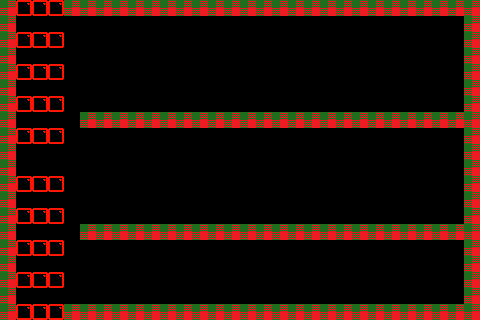

This game map was drawn from its Tiled (.tmx) file and the tilesets committed beside it. A one-line description and the trimmed map source follow:
An orthogonal 30x20 tile map with 16x16 px tiles, 2 tile layers (bricks, solidbricks), 4 tilesets and 20 objects (6x runningChaserEnemySpawnPoint, 6x PowerUpSpawnPoint, 3x StarInGameCurrency, TimeBomb, diagonalFlyerSpawnPoint, ...).

<map version="1.0" orientation="orthogonal" width="30" height="20" tilewidth="16" tileheight="16">
 <tileset firstgid="1" name="TileSetTemplate" tilewidth="16" tileheight="16">
  <image source="TileSetTemplate.png" width="64" height="64" />
 </tileset>
 <tileset firstgid="17" name="TileSetTemplateSolid" tilewidth="16" tileheight="16">
  <image source="TileSetTemplateSolid.png" width="64" height="64" />
 </tileset>
 <tileset firstgid="33" name="Tile N (1)" tilewidth="16" tileheight="16">
  <image source="Tile N (1).png" width="16" height="16" />
 </tileset>
 <tileset firstgid="34" name="Tile 1 Red" tilewidth="16" tileheight="16">
  <image source="Tile 1 Red.png" width="16" height="16" />
 </tileset>
 <layer name="bricks" width="30" height="20">
  <data>[600 cells, 30 non-empty, 1 distinct tile ids]</data>
 </layer>
 <layer name="solidbricks" width="30" height="20">
  <data>[600 cells, 138 non-empty, 1 distinct tile ids]</data>
 </layer>
 <objectgroup name="Objects" width="30" height="20">
  <object x="441" y="107" height="1" />
  <object name="runningChaserEnemySpawnPoint" x="450" y="98">
   <properties>
    <property name="WalkRightFirst" value="YES" />
    <property name="runningChaserEnemySpawnPoint" value="1" />
   </properties>
  </object>
  <object name="runningChaserEnemySpawnPoint" x="98" y="97">
   <properties>
    <property name="WalkRightFirst" value="YES" />
    <property name="runningChaserEnemySpawnPoint" value="1" />
   </properties>
  </object>
  <object name="StarInGameCurrency" x="451" y="51">
   <properties>
    <property name="StarInGameCurrency" value="1" />
   </properties>
  </object>
  <object name="StarInGameCurrency" x="273" y="56">
   <properties>
    <property name="StarInGameCurrency" value="1" />
   </properties>
  </object>
  <object name="TimeBomb" x="450" y="149">
   <properties>
    <property name="TimeBomb" value="1" />
   </properties>
  </object>
  <object name="StarInGameCurrency" x="273" y="148">
   <properties>
    <property name="StarInGameCurrency" value="1" />
   </properties>
  </object>
  <object name="runningChaserEnemySpawnPoint" x="449" y="209">
   <properties>
    <property name="WalkRightFirst" value="NO" />
    <property name="runningChaserEnemySpawnPoint" value="1" />
   </properties>
  </object>
  <object name="runningChaserEnemySpawnPoint" x="272" y="209">
   <properties>
    <property name="WalkRightFirst" value="NO" />
    <property name="runningChaserEnemySpawnPoint" value="1" />
   </properties>
  </object>
  <object name="runningChaserEnemySpawnPoint" x="273" y="98">
   <properties>
    <property name="WalkRightFirst" value="YES" />
    <property name="runningChaserEnemySpawnPoint" value="1" />
   </properties>
  </object>
  <object name="runningChaserEnemySpawnPoint" x="92" y="210">
   <properties>
    <property name="WalkRightFirst" value="NO" />
    <property name="runningChaserEnemySpawnPoint" value="1" />
   </properties>
  </object>
  <object name="diagonalFlyerSpawnPoint" x="440" y="272">
   <properties>
    <property name="diagonalFlyerSpawnPoint" value="1" />
   </properties>
  </object>
  <object name="SpawnPoint" x="41" y="161">
   <properties>
    <property name="SpawnPoint" value="1" />
   </properties>
  </object>
  <object name="PowerUpSpawnPoint" x="114" y="259">
   <properties>
    <property name="PowerUpSpawnPoint" value="0" />
   </properties>
  </object>
  <object name="PowerUpSpawnPoint" x="137" y="259">
   <properties>
    <property name="PowerUpSpawnPoint" value="1" />
   </properties>
  </object>
  <object name="PowerUpSpawnPoint" x="162" y="147">
   <properties>
    <property name="PowerUpSpawnPoint" value="2" />
   </properties>
  </object>
  <object name="PowerUpSpawnPoint" x="185" y="147">
   <properties>
    <property name="PowerUpSpawnPoint" value="3" />
   </properties>
  </object>
  <object name="PowerUpSpawnPoint" x="147" y="34">
   <properties>
    <property name="PowerUpSpawnPoint" value="4" />
   </properties>
  </object>
  <object name="PowerUpSpawnPoint" x="169" y="34">
   <properties>
    <property name="PowerUpSpawnPoint" value="5" />
   </properties>
  </object>
  <object name="ExitDoor" x="257" y="275">
   <properties>
    <property name="ExitDoor" value="1" />
   </properties>
  </object>
 </objectgroup>
</map>
